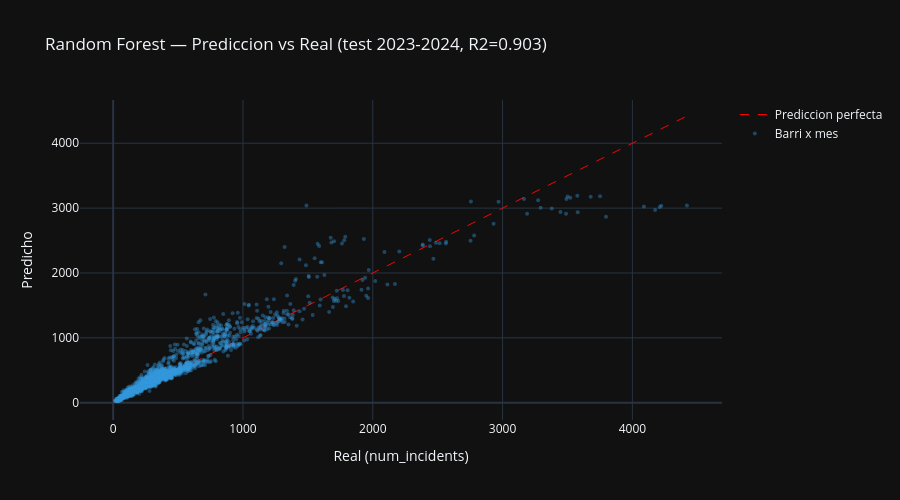

The cell this chart's notebook holds for it:
### Markdown cell above
<div style="background:#1c2128;padding:16px 20px;border-radius:8px;border-left:4px solid #e74c3c;margin:10px 0;">
<b style="color:#e74c3c;">Hallazgo S3 — Random Forest</b><br/>
<ul style="color:#c9d1d9;margin:8px 0 0 0;">
<li><b>lag_1 y lag_12</b> dominan la importancia (~54% combinados): confirma el analisis ACF/PACF del nb09 S4. La criminalidad de un barrio es altamente autorregresiva.</li>
<li><b>afluencia_total</b> (POIs OSM) es la variable contextual mas importante, por delante de renta y educacion — coherente con el OLS (nb09 S3, R2 absolutos=0.791).</li>
<li><b>RF tiene MAE>baseline:</b> expected en series de alta autocorrelacion con drift temporal. El RF aprende los niveles medios de 2015-2022 pero el test (2023-2024) tiene ~12.8% mas incidentes. lag_1 se adapta automaticamente porque observa el valor real del mes anterior. Esta limitacion es estructural del enfoque RF/tabular vs series temporales.</li>
<li><b>Valor real del RF en este contexto:</b> (1) analisis de importancia de features — que variables explican la variacion espacial entre barrios; (2) prediccion de <i>ranking</i> de barrios (cual es el mas peligroso), no de valores absolutos; (3) cold-start cuando lag_1 no esta disponible.</li>
<li><b>Renta y educacion</b> tienen importancia baja: confirma el hallazgo de sesgo de exposicion del nb08 y nb09 (R2 per capita=0.129). No son predictores causales de criminalidad absoluta.</li>
</ul>
</div>

### Code cell
# Scatter: predicciones vs real (test set)
fig = go.Figure()

# Linea identidad perfecta
max_val = max(y_test.max(), y_pred_rf.max())
fig.add_trace(go.Scatter(
    x=[0, max_val], y=[0, max_val],
    mode='lines', line=dict(color='red', dash='dash', width=1),
    name='Prediccion perfecta'
))

fig.add_trace(go.Scatter(
    x=y_test, y=y_pred_rf,
    mode='markers',
    marker=dict(size=4, color='#3498db', opacity=0.4),
    name='Barri x mes'
))

fig.update_layout(
    title=f'Random Forest — Prediccion vs Real (test 2023-2024, R2={r2_rf:.3f})',
    xaxis_title='Real (num_incidents)',
    yaxis_title='Predicho',
    template='plotly_dark',
    height=500
)
fig.show()

### Figure 1 — Plotly figure (JSON) as saved in the notebook; plotly's stock layout.template omitted (floating-point values rounded to 4 significant figures; data arrays with more than 128 entries replaced by an {"elided": "..."} marker saying what was removed)
{"data": [{"line": {"color": "red", "dash": "dash", "width": 1}, "mode": "lines", "name": "Prediccion perfecta", "type": "scatter", "x": [0, 4420], "y": [0, 4420]}, {"marker": {"color": "#3498db", "opacity": 0.4, "size": 4}, "mode": "markers", "name": "Barri x mes", "type": "scatter", "x": {"elided": "1764 int values"}, "y": {"elided": "1764 float values"}}], "layout": {"height": 500, "title": {"text": "Random Forest — Prediccion vs Real (test 2023-2024, R2=0.903)"}, "xaxis": {"title": {"text": "Real (num_incidents)"}}, "yaxis": {"title": {"text": "Predicho"}}}}
